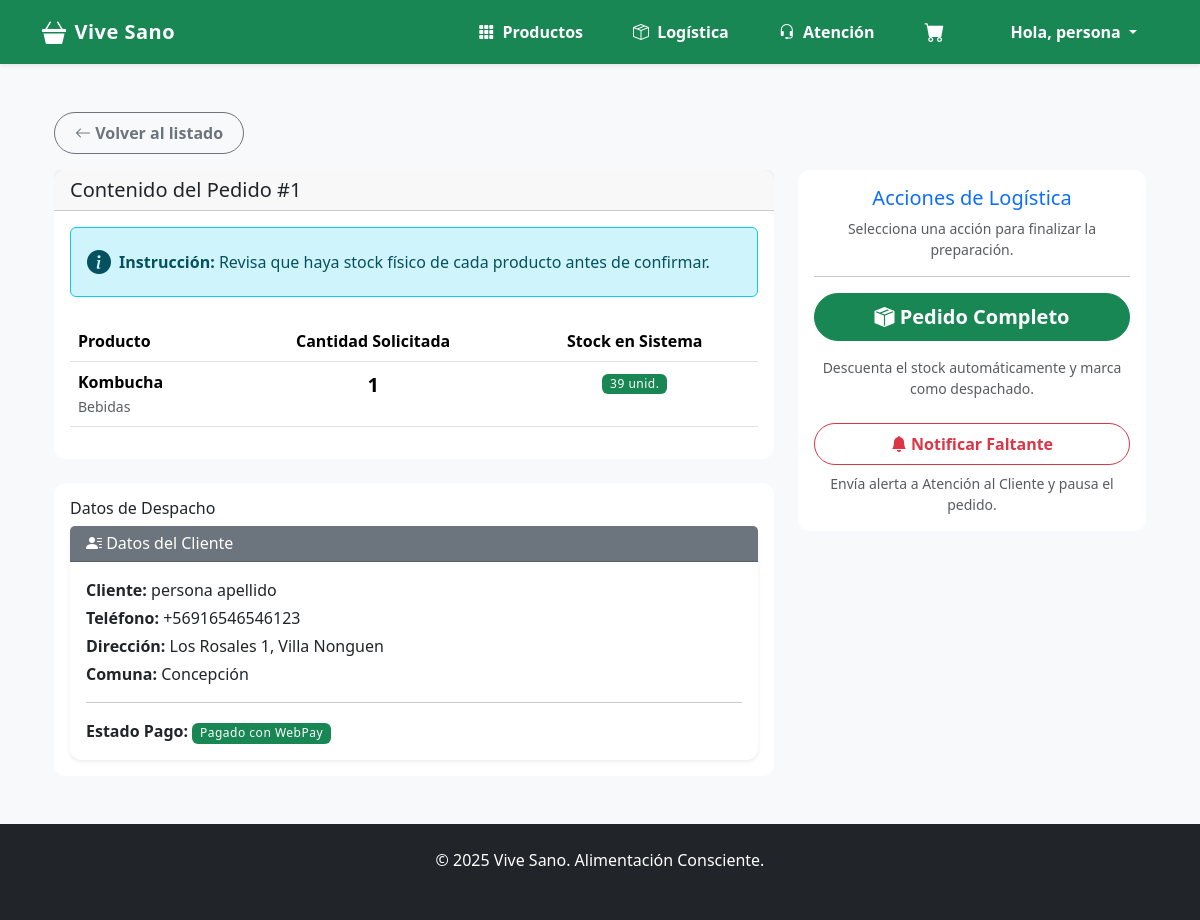
Page /gestion/logistica/preparar/1/ (signed in) on the committed database.
### gestion/models.py (models this page shows, shortened)
class Pedido(models.Model):
    ESTADO_CHOICES = [
        ('Pendiente', 'Pendiente'),
        ('En Preparacion', 'En Preparación'),
        ('En Espera Faltante', 'En espera por faltante'), # [cite: 339]
        ('Despachado', 'Despachado'),
        ('Entregado', 'Entregado'),
        ('Cancelado', 'Cancelado'),
    ]
    cliente = models.ForeignKey(Cliente, on_delete=models.SET_NULL, null=True, blank=True)
    fecha = models.DateTimeField(auto_now_add=True)
    total = models.DecimalField(max_digits=10, decimal_places=2, default=0.00)
    estado = models.CharField(max_length=20, choices=ESTADO_CHOICES, default='Pendiente')
    codigo_seguimiento = models.CharField(max_length=20, blank=True, null=True)

class DetallePedido(models.Model):
    pedido = models.ForeignKey(Pedido, related_name='detalles', on_delete=models.CASCADE)
    producto = models.ForeignKey(Producto, on_delete=models.PROTECT) # Evita borrar producto si está en un pedido
    cantidad = models.IntegerField(default=1)
    precio_unitario = models.DecimalField(max_digits=10, decimal_places=2)

class Producto(models.Model):
    nombre = models.CharField(max_length=100)
    descripcion = models.TextField(blank=True, null=True)
    precio = models.DecimalField(max_digits=10, decimal_places=2) # Usamos Decimal para dinero
    stock = models.IntegerField(default=0)
    categoria = models.CharField(max_length=50, blank=True)
    imagen = models.ImageField(upload_to='productos/', null=True, blank=True)

class Cliente(models.Model):
    user = models.OneToOneField(User, on_delete=models.CASCADE, null=True, blank=True)
    nombre = models.CharField(max_length=100)
    apellido = models.CharField(max_length=100)
    email = models.EmailField(unique=True)
    telefono = models.CharField(max_length=15, blank=True)
    direccion = models.CharField(max_length=255, blank=True)
    comuna = models.CharField(max_length=100, blank=True)
    codigo_postal = models.CharField(max_length=10, blank=True)

### gestion/views.py (the view)
    def wrapper(request, *args, **kwargs):
        if not request.user.is_authenticated:
            return redirect('core:login')
        if not request.user.is_staff:
            messages.error(request, "No tienes permisos para acceder a esa sección.")
            return redirect('core:home')
        return view_func(request, *args, **kwargs)

### core/context_processors.py (called while the page is built)
def contadores_globales(request):
    data = {
        'cant_logistica': 0,
        'cant_atencion': 0
    }
    if request.user.is_authenticated and request.user.is_staff:
        if request.user.groups.filter(name='Logistica').exists() or request.user.is_superuser:
            data['cant_logistica'] = Pedido.objects.filter(
                estado__in=['Pendiente', 'En Preparacion', 'Pagado (WebPay)']
            ).count()
        if request.user.groups.filter(name='Atencion al cliente').exists() or request.user.is_superuser:
            try:
                grupo_atencion = Group.objects.get(name='Atencion al cliente')
                data['cant_atencion'] = Notificacion.objects.filter(
                    destinatario_grupo=grupo_atencion
                ).exclude(estado__in=['LISTO', 'CANCELADO']).count()
            except Group.DoesNotExist:
                pass
    return data

### core/templatetags/auth_extras.py (called while the page is built)
@register.filter(name='has_group')
def has_group(user, group_name):
    try:
        group = Group.objects.get(name=group_name)
    except Group.DoesNotExist:
        return False
    return group in user.groups.all()

### gestion/views.py (called while the page is built)
def staff_required(view_func):
    def wrapper(request, *args, **kwargs):
        if not request.user.is_authenticated:
            return redirect('core:login')
        if not request.user.is_staff:
            messages.error(request, "No tienes permisos para acceder a esa sección.")
            return redirect('core:home')
        return view_func(request, *args, **kwargs)
    return wrapper

@staff_required
def preparar_pedido(request, pedido_id):
    pedido = get_object_or_404(Pedido, id=pedido_id)
    if pedido.estado in ['Pendiente', 'Pagado (WebPay)']:
        pedido.estado = 'En Preparacion'
        pedido.save()
    return render(request, 'gestion/preparar_pedido.html', {'pedido': pedido})

### gestion/templates/gestion/preparar_pedido.html (shortened to what this page needs)
{% extends 'base.html' %}
{% block content %}
<div class="container">
    <a href="{% url 'dashboard_logistica' %}" class="btn btn-outline-secondary mb-3">
        <i class="bi bi-arrow-left"></i> Volver al listado
    </a>
    <div class="row">
        <div class="col-md-8">
            <div class="card mb-4">
                <div class="card-header">
                    <h5 class="mb-0">Contenido del Pedido #{{ pedido.id }}</h5>
                </div>
                <div class="card-body">
                    <div class="bg-info-subtle border border-info rounded p-3 mb-4 d-flex align-items-center">
                        <i class="bi bi-info-circle-fill me-2 fs-4 text-info-emphasis"></i>
                        <div class="text-info-emphasis">
                            <strong>Instrucción:</strong> Revisa que haya stock físico de cada producto antes de confirmar.
                        </div>
                    </div>
                    <table class="table">
                        <thead>
                            <tr>
                                <th>Producto</th>
                                <th class="text-center">Cantidad Solicitada</th>
                                <th class="text-center">Stock en Sistema</th>
                            </tr>
                        </thead>
                        <tbody>
                            {% for detalle in pedido.detalles.all %}
                            <tr>
                                <td>
                                    <strong>{{ detalle.producto.nombre }}</strong>
                                    <br>
                                    <small class="text-muted">{{ detalle.producto.categoria }}</small>
                                </td>
                                <td class="text-center fs-5 fw-bold">{{ detalle.cantidad }}</td>
                                <td class="text-center">
                                    {% if detalle.producto.stock >= detalle.cantidad %}
                                        <span class="badge bg-success">{{ detalle.producto.stock }} unid.</span>
                                    {% else %}
                                        <span class="badge bg-danger">{{ detalle.producto.stock }} unid. (Falta Stock)</span>
                                    {% endif %}
                                </td>
                            </tr>
                            {% endfor %}
                        </tbody>
                    </table>
                </div>
            </div>
            <div class="card">
                <div class="card-body">
                    <h6>Datos de Despacho</h6>
                    <div class="card shadow-sm">
                        <div class="card-header bg-secondary text-white">
                            <h6 class="mb-0"><i class="bi bi-person-lines-fill"></i> Datos del Cliente</h6>
                        </div>
                        <div class="card-body">
                            <p class="mb-1"><strong>Cliente:</strong> {{ pedido.cliente.nombre }} {{ pedido.cliente.apellido }}</p>
                            <p class="mb-1"><strong>Teléfono:</strong> {{ pedido.cliente.telefono }}</p>
                            <p class="mb-1"><strong>Dirección:</strong> {{ pedido.cliente.direccion }}</p>
                            <p class="mb-1"><strong>Comuna:</strong> {{ pedido.cliente.comuna }}</p>
                            <hr>
                            <p class="mb-0">
                            <strong>Estado Pago:</strong>
                            {% if 'WebPay' in pedido.estado %}
                                <span class="badge bg-success">Pagado con WebPay</span>
                            {% else %}
                                <span class="badge bg-warning text-dark">{{ pedido.estado }}</span>
                            {% endif %}
                            </p>
                        </div>
                    </div>
                </div>
            </div>
        </div>
        <div class="col-md-4">
            <div class="card border-primary mb-3">
                <div class="card-body text-center">
                    <h5 class="card-title text-primary">Acciones de Logística</h5>
                    <p class="card-text text-muted small">Selecciona una acción para finalizar la preparación.</p>
                    <hr>
                    <div class="d-grid gap-2">
                        <a href="{% url 'confirmar_pedido' pedido.id %}" class="btn btn-success btn-lg mb-2">
                            <i class="bi bi-box-seam-fill"></i> Pedido Completo
                        </a>
                        <small class="text-muted text-center mb-3">
                            Descuenta el stock automáticamente y marca como despachado.
                        </small>
                        <a href="{% url 'reportar_faltante' pedido.id %}" class="btn btn-outline-danger">
                            <i class="bi bi-bell-fill"></i> Notificar Faltante
                        </a>
                        <small class="text-muted text-center">
                            Envía alerta a Atención al Cliente y pausa el pedido.
                        </small>
                    </div>
                </div>
            </div>
        </div>
    </div>
</div>
{% endblock %}

### templates/base.html (shortened to what this page needs)
{% load static %}
{% load auth_extras %} <!DOCTYPE html>
<html lang="es">
<head>
    <link href="https://cdn.jsdelivr.net/npm/bootstrap@5.3.2/dist/css/bootstrap.min.css" rel="stylesheet">
    <link rel="stylesheet" href="https://cdn.jsdelivr.net/npm/bootstrap-icons@1.11.3/font/bootstrap-icons.css">
    <link rel="stylesheet" href="https://cdn.jsdelivr.net/gh/lipis/flag-icons@6.6.6/css/flag-icons.min.css"/>
    <link rel="stylesheet" href="{% static 'css/styles.css' %}">
</head>
<body class="d-flex flex-column min-vh-100">
    <nav class="navbar navbar-expand-lg navbar-dark bg-success sticky-top shadow-sm">
      <div class="container">
        <a class="navbar-brand d-flex align-items-center" href="{% url 'core:home' %}">
            <i class="bi bi-basket3-fill me-2 fs-4"></i>
            <span>Vive Sano</span>
        </a>
        <div class="collapse navbar-collapse" id="navbarNav">
          <ul class="navbar-nav ms-auto align-items-center gap-2">
            <li class="nav-item">
                <a class="nav-link" href="{% url 'core:catalogo' %}">
                    <i class="bi bi-grid-3x3-gap-fill me-1"></i> Productos
                </a>
            </li>
            {% if user.is_staff %}
                {% if request.user|has_group:"Logistica" or user.is_superuser %}
                    <li class="nav-item position-relative">
                        <a class="nav-link" href="{% url 'dashboard_logistica' %}">
                            <i class="bi bi-box-seam me-1"></i> Logística
                        </a>
                    </li>
                {% endif %}
                {% if request.user|has_group:"Atencion al cliente" or user.is_superuser %}
                    <li class="nav-item position-relative">
                        <a class="nav-link" href="{% url 'dashboard_atencion' %}">
                            <i class="bi bi-headset me-1"></i> Atención
                        </a>
                    </li>
                {% endif %}
            {% endif %}
            <li class="nav-item position-relative me-2">
                <a href="{% url 'core:ver_carrito' %}" class="nav-link">
                    <i class="bi bi-cart-fill fs-5"></i>
                </a>
            </li>
            {% if user.is_authenticated %}
                <li class="nav-item dropdown ms-2">
                    <a class="nav-link dropdown-toggle" href="#" role="button" data-bs-toggle="dropdown">
                        Hola, {{ user.first_name|default:user.username }}
                    </a>
                </li>
            {% endif %}
          </ul>
        </div>
      </div>
    </nav>
    <main class="container my-5 flex-grow-1">
        {% block content %}{% endblock %}
    </main>
    <footer class="bg-dark text-white text-center py-4 mt-auto">
        <div class="container">
            <p class="mb-0">&copy; 2025 Vive Sano. Alimentación Consciente.</p>
            <small class="text-muted">Desarrollado para Evaluación de Software</small>
        </div>
    </footer>
</body>
</html>

### static/css/styles.css (style rules this page uses)
body { background-color: #f8f9fa; font-family: 'Segoe UI', Tahoma, Geneva, Verdana, sans-serif; }
.navbar-brand { font-weight: 700; letter-spacing: 0.5px; }
.navbar-nav .nav-link { color: white !important; font-weight: 600; padding: 8px 20px !important; border-radius: 50px; transition: all 0.3s ease; border: 1px solid transparent; }
.card { border: none; border-radius: 12px; transition: transform 0.2s ease, box-shadow 0.2s ease; }
.btn { border-radius: 50px; padding: 8px 20px; font-weight: 600; }
.badge { font-weight: 500; letter-spacing: 0.5px; }

### rows in the picture
Pedido: id "1", cliente.nombre "persona", cliente.apellido "apellido", cliente.telefono "+56916546546123", cliente.direccion "Los Rosales 1, Villa Nonguen", cliente.comuna "Concepción"
DetallePedido: producto.nombre "Kombucha", producto.categoria "Bebidas", cantidad "1", producto.stock "39"

### other values in the picture
{{ user.first_name|default:user.username }} "persona"
